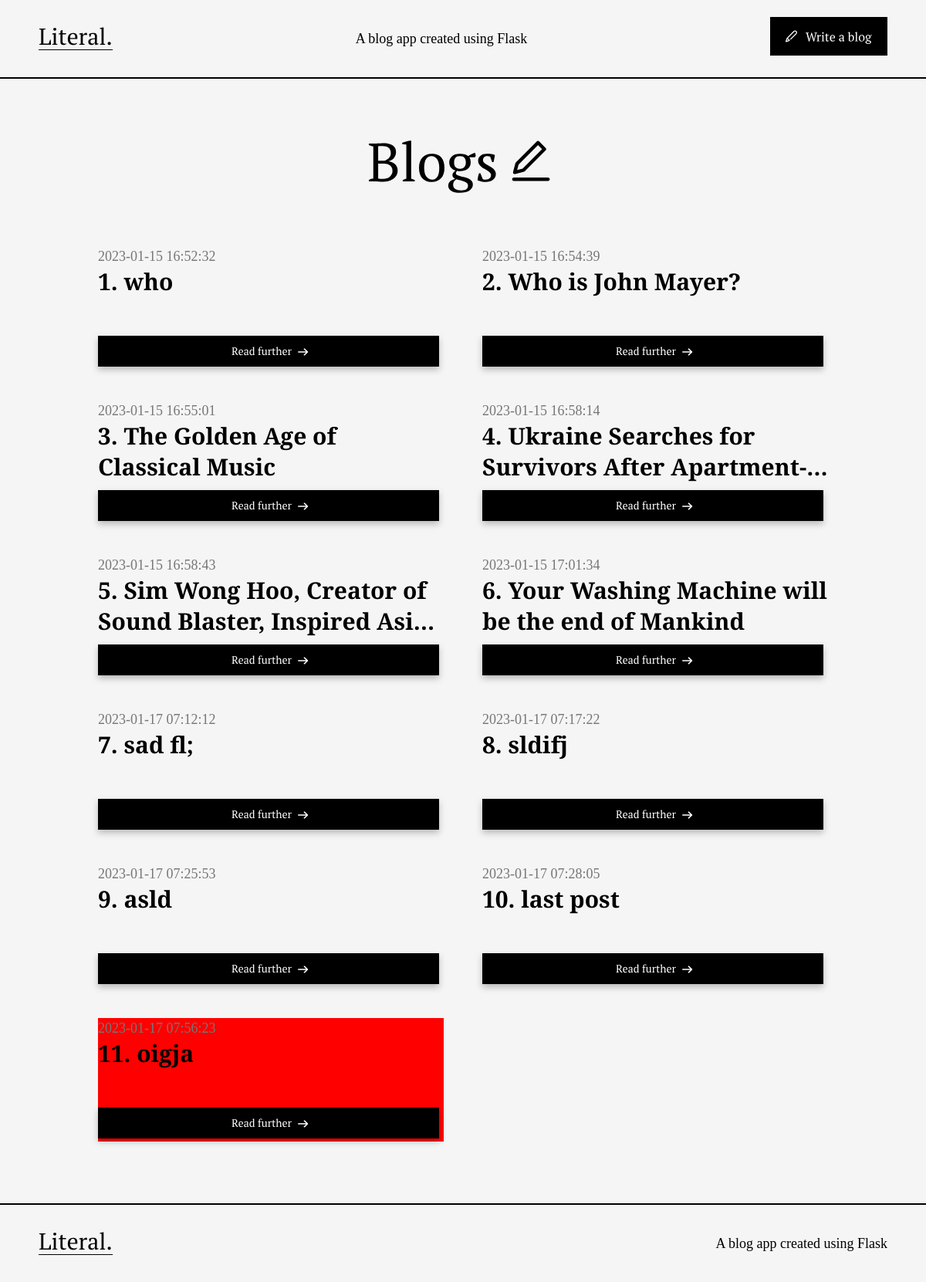
The page / on the database its author committed.
### tables this page shows
CREATE TABLE posts (
    id INTEGER PRIMARY KEY AUTOINCREMENT,
    created TIMESTAMP NOT NULL DEFAULT CURRENT_TIMESTAMP,
    title TEXT NOT NULL,
    author TEXT NOT NULL,
    content TEXT NOT NULL
);

### app.py (the view)
@app.route('/')
def index():
    conn = get_db_connection()
    posts = conn.execute('SELECT * FROM posts').fetchall()
    conn.close()
    return render_template('index.html', posts=posts)

### app.py (called while the page is built)
def get_db_connection():
    conn = sqlite3.connect('database.db')
    conn.row_factory = sqlite3.Row
    return conn

### templates/index.html
{% extends 'base.html' %}
{% block content %}
<div class="index-container">
    <div class='heading-img-wrapper'>
        <img src="/static/blog-heading.svg">
    </div>
    <div  class='grid-layout'>
        {% for post in posts %}
            {% if loop.index == posts|length %}
                <div class='card-container' style="background-color: red;">
                    <div class='date'>{{ post['created'] }}</div>
                    <a href='/blog/{{post['id']}}'>
                        <div class='heading'>{{loop.index}}. {{ post['title'] }}</div>
                    </a>
                    <div class='card-button-wrapper'>
                        <a href='/blog/{{post['id']}}'>
                            <img src='/static/read-further-btn.svg'>
                        </a>
                    </div>
                </div>
            {% else %}
                <div class='card-container'>
                    <div class='date'>{{ post['created'] }}</div>
                    <a href='/blog/{{post['id']}}'>
                        <div class='heading'>{{loop.index}}. {{ post['title'] }}</div>
                    </a>
                    <div class='card-button-wrapper'>
                        <a href='/blog/{{post['id']}}'>
                            <img src='/static/read-further-btn.svg'>
                        </a>
                    </div>
                </div>
            {% endif %}
        {% endfor %}
    </div>
</div>
{% endblock %}

### static/styles.css (style rules this page uses)
html, body { padding: 0; margin: 0; background-color: #F5F5F5; scroll-behavior: smooth; }
body { min-height: 100vh; display: flex; flex-direction: column; }
html { -ms-overflow-style: none; scrollbar-width: none; }
.index-container { margin-top: 60px; align-items: center; display: flex; flex-direction: column; }
.heading-img-wrapper img { margin-bottom: 60px; }
.grid-layout { display: grid; grid-template-columns: repeat(2, minmax(0, 1fr)); column-gap: 50px; row-gap: 40px; }
.card-container { width: 448px; display: flex; flex-direction: column; }
.card-container a { text-decoration: none; }
.date { font-family: 'PT Serif'; font-weight: 400; font-size: 18px; line-height: 26px; text-align: justify; color: #767676; }
.heading { font-family: 'PT Serif'; font-weight: 700; font-size: 30px; line-height: 40px; color: #000000; height: 80px; overflow: hidden; text-overflow: ellipsis; display: -webkit-box; -webkit-line-clamp: 2; -webkit-box-orient: vertical; }
.card-button-wrapper { display: flex; justify-content: space-between; width: 100%; align-items: center; margin-top: 10px; filter: drop-shadow(0px 4px 4px rgba(0, 0, 0, 0.25)); }
.card-button-wrapper img { -webkit-transition: 0.4s ease; transition: 0.4s ease; }

### rows shown on the page
posts: created "2023-01-15 16:52:32", title "who"
posts: created "2023-01-15 16:54:39", title "Who is John Mayer?"
posts: created "2023-01-15 16:55:01", title "The Golden Age of Classical Music"
posts: created "2023-01-15 16:58:14", title "Ukraine Searches for Survivors…"
posts: created "2023-01-15 16:58:43", title "Sim Wong Hoo, Creator of Sound Blaster, Inspired…"
posts: created "2023-01-15 17:01:34", title "Your Washing Machine will be the end of Mankind"
posts: created "2023-01-17 07:12:12", title "sad fl;"
posts: created "2023-01-17 07:17:22", title "sldifj"
posts: created "2023-01-17 07:25:53", title "asld"
posts: created "2023-01-17 07:28:05", title "last post"
posts: created "2023-01-17 07:56:23", title "oigja"
